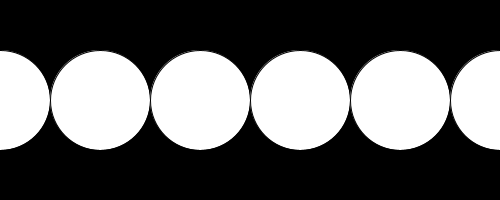
Frame 1 (no input)
Frame 60 (the mouse pressed at the canvas centre just before this capture): identical to frame 1, image omitted
Frame 120 (the mouse held since frame 60 and released just before this capture): identical to frame 1, image omitted

The Processing sketch that drew this single still picture (run headless with seeded random() and noise(); from frame 60 on, the mouse is pressed at the canvas centre):

// Processing sketch: tut02_04
// ── tut02_04.pde
import java.util.ArrayList;

ArrayList<Integer> data;
int largest = 0;

void setup()
{
  size(500, 200);
  data = new ArrayList<Integer>();
  data.add(new Integer(10));
  data.add(new Integer(20));
  data.add(new Integer(20));
  data.add(new Integer(40));
  data.add(new Integer(50));
  data.add(100);
  
  for(int number : data){
    if(number > largest)
      largest = number;
  }
}

void draw()
{
  background(0, 0, 0);

  for (int i = 0; i < data.size(); i++)
  {
    ellipse(i*100, 100, largest, largest);
  }
}
